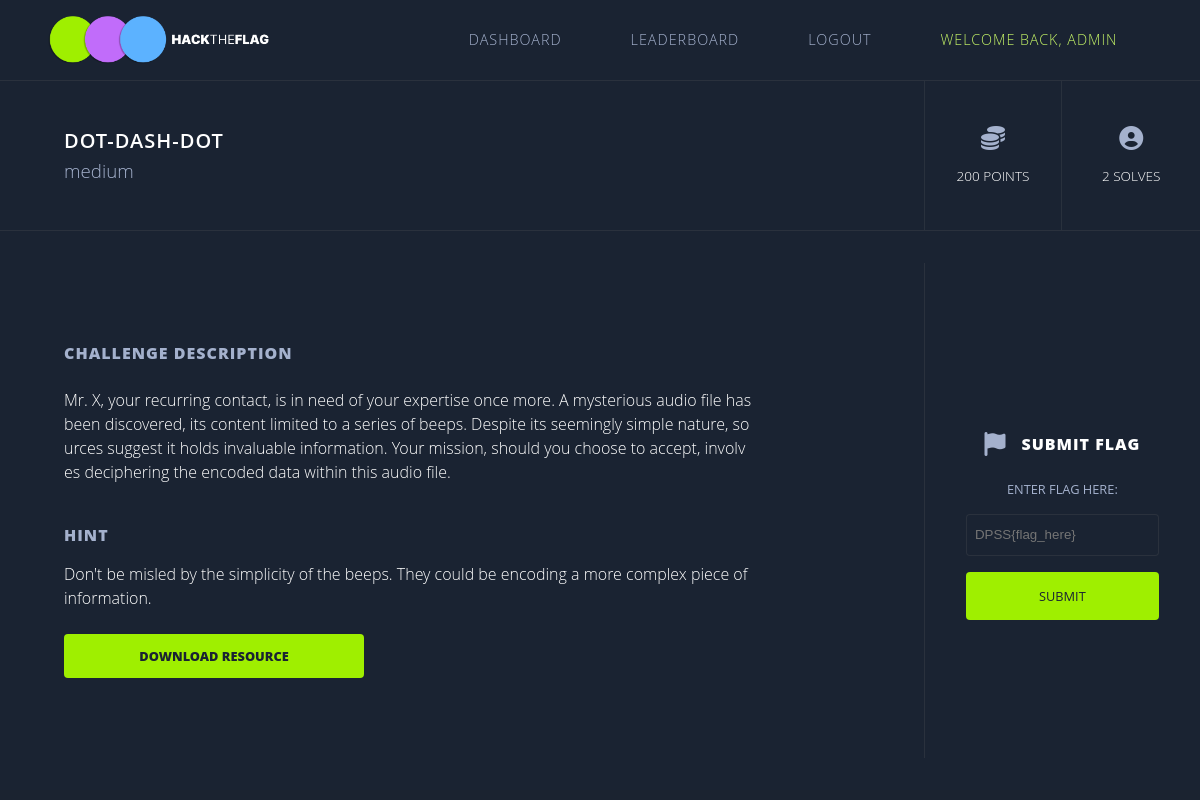
Screenshot of /morse/ (signed in) with the database file from the repository.
### accounts/models.py (models this page shows)
class Player(AbstractUser):
    first_name = models.CharField(max_length=30, blank=False)
    last_name = models.CharField(max_length=30, blank=False)
    username = models.CharField(_('username'), max_length=30, unique=True, null=True)
    email = models.CharField(_('email'), max_length=100, unique=True, null=True)
    score = models.IntegerField(default=0)
    USERNAME_FIELD = 'username'
    REQUIRED_FIELDS = ('first_name', 'last_name','email')
    objects = PlayerManager()
    def __str__(self):
        return self.username

### Main/models.py (models this page shows, shortened)
class Challenges(models.Model):
    title = models.CharField(max_length=255)
    category = models.CharField(max_length=255)
    difficulty = models.CharField(max_length=255)
    points = models.IntegerField()
    description = models.TextField(max_length=1000, default='')
    hint = models.CharField(max_length=255, default='')
    flag = models.CharField(max_length=255, default='DPSS{EMPTY}')
    link = models.CharField(max_length=255, default='dashboard')
    solve_status = models.BooleanField(default=False)
    players_solved = models.ManyToManyField(Player, blank=True, related_name='challenges_solved')

### Main/views.py (the view, shortened to what this page needs)
# urls.py: path('morse/', views.morse, name='morse'),
def morse(request):
    user = request.user
    if request.method == "GET":
        if not request.user.is_authenticated:
            return redirect('login')
        context = {"challenge": Challenges.objects.get(title="Dot-Dash-Dot")}
        return render(request, 'main/challenges/morse.html', context)
    elif request.method == "POST":
        data = request.body

### Main/templates/main/challenges/morse.html (shortened to what this page needs)
{% extends "main/layout_challenge.html" %}
{% load static %}
{% block download %}
<div class="container-download">
    <form>
      <a download href="{% static 'assets/secret.wav' %}">Download REsource</a>
    </form>
  </div>
{%endblock download %}

### Main/templates/main/layout_challenge.html (shortened to what this page needs)
{% load static %}
<!doctype html>
<html lang="en">
<head>
    <link rel="stylesheet" href="{% static 'scss/main.css' %}" />
</head>
<body class="challenge">
  <div class="challenge-nav nav">
    <img src="{% static 'img/logov.png' %}" />
    <ul>
        <li><a href="/dashboard">Dashboard</a></li>
        <li><a href="/leaderboard">Leaderboard</a></li>
        <li><a href="/logout">Logout</a></li>
        <li>Welcome back, {{user}}</li>
    </ul>
  </div>
  <div class="challenge__header">
    <div class="challenge__title-div">
      <h1>{{challenge.title}}</h1>
      <h3>{{challenge.difficulty}}</h3>
    </div>
    <div class="challenge__stats">
      <div class="challenge__stats-group">
        <i class="fa-solid fa-coins" style="color: #a4b1cd;"></i>
        <h2>{{challenge.points}} points</h2>
      </div>
      <div style="border-right: none" class="challenge__stats-group">
        <i class="fa-solid fa-circle-user" style="color: #a4b1cd;"></i>
        <h2>{{challenge.players_solved.all.count}} solves</h2>
      </div>
    </div>
  </div>
  <div class="challenge__content">
    <div class="challenge__title">
      <h1>Challenge Description</h1>
      <p>{{challenge.description|linebreaks}}</p>
      <h1 style="margin-top: 2rem; margin-bottom: 0;">Hint</h1>
      <p>{{challenge.hint|linebreaks}}</p>
      {% block download %}  {% endblock download %}
    </div>
    <div class="challenge__form">
      <div class="challenge__submit-title">
        <i class="fa-solid fa-flag" style="color: #a4b1cd;"></i>
        <h1>Submit Flag</h1>
      </div>
      <form id="key-form" class="challenge__flag">
          <label for="key">enter flag here:</label>
          <input type="text" name="key" id="key" placeholder="DPSS{flag_here}" />
          <button type="submit">subMit</button>
      </form>
    </div>
  </div>
</body>
</html>

### Main/static/scss/main.css (style rules this page uses)
body { background-color: #1b2330; }
.nav { display: flex; padding: 1rem 3rem; justify-content: space-between; position: sticky; top: 0; background-color: #1a2332; border-bottom: 1px solid rgba(106, 106, 106, 0.2); }
.nav * { background-color: #1a2332; }
.nav img { width: 20%; }
.nav ul { display: flex; width: 40%; justify-content: space-around; align-items: center; text-decoration: none; list-style: none; font-family: "Open Sans", sans-serif; }
.nav ul li { color: #c5f467; text-transform: uppercase; font-size: 0.9em; font-weight: 100; letter-spacing: 1px; }
.nav ul li a { color: #a4b1cd; text-decoration: none; }
.challenge-nav ul { width: 65%; }
.challenge * { background-color: #1a2332; }
.challenge__header { font-family: "Open Sans", sans-serif; height: 150px; width: 100%; display: flex; justify-content: space-between; align-items: center; padding-left: 4rem; border-bottom: 1px solid rgba(106, 106, 106, 0.2); }
.challenge__title-div { width: 100%; height: 100%; border-right: 1px solid rgba(106, 106, 106, 0.2); justify-content: center; display: flex; flex-direction: column; }
.challenge__title-div h1 { font-size: 20px; font-family: "Open Sans", sans-serif; color: #ffffff; text-transform: uppercase; font-weight: 600; letter-spacing: 1px; }
.challenge__title-div h3 { margin-top: 0.25rem; color: #a4b1cd; font-weight: 100; text-transform: lowercase; }
.challenge__stats { width: 32%; display: flex; height: 100%; }
.challenge__stats-group { width: 50%; border-right: 1px solid rgba(106, 106, 106, 0.2); display: flex; flex-direction: column; height: 100%; justify-content: center; align-items: center; }
.challenge__stats-group i { font-size: 24px; margin-bottom: 1rem; }
.challenge__stats-group h2 { font-family: "Open Sans", sans-serif; font-weight: 100; color: #ffffff; font-size: 0.85em; text-transform: uppercase; }
.challenge__content { font-family: "Open Sans", sans-serif; width: 100%; display: flex; justify-content: space-between; padding-left: 4rem; min-height: calc(100vh - 241px); padding-top: 2rem; padding-bottom: 2rem; }
.challenge__title { width: 100%; border-right: 1px solid rgba(106, 106, 106, 0.2); justify-content: center; display: flex; flex-direction: column; }
.challenge__title h1 { font-size: 16px; text-transform: uppercase; letter-spacing: 1px; font-weight: 900; color: #a4b1cd; margin-bottom: 0.5rem; }
.challenge__title p { padding-right: 20%; color: #ffffff; font-weight: 100; word-break: break-all; margin-top: 0.5rem; line-height: 24px; }
.challenge__title .container-download { height: 44px; width: 300px; font-family: "Open Sans", sans-serif; font-size: 0.8em; padding: 0 24px; text-transform: uppercase; border-radius: 4px; outline: none; transition: all ease-in-out 0.5s; background-color: #9fef00; margin-top: 1rem; }
.challenge__title .container-download * { background-color: #9fef00; transition: all ease-in-out 0.5s; }
.challenge__title .container-download form { height: 100%; display: flex; align-items: center; justify-content: center; }
.challenge__title .container-download form a { font-family: "Open Sans", sans-serif; color: #1a2332; text-decoration: none; font-weight: 800; }
.challenge__form { width: 32%; display: flex; flex-direction: column; align-items: center; justify-content: center; }
.challenge__submit-title { display: flex; width: 100%; justify-content: center; margin-top: 2rem; align-items: center; }
.challenge__submit-title i { font-size: 24px; }
.challenge__submit-title h1 { font-size: 16px; font-family: "Open Sans", sans-serif; font-weight: 800; text-transform: uppercase; letter-spacing: 1px; margin-left: 1rem; color: #ffffff; }
.challenge__flag { display: flex; width: 100%; flex-direction: column; margin-top: 1.5rem; align-items: center; justify-content: center; }
.challenge__flag label { color: #a4b1cd; text-transform: uppercase; font-size: 0.8em; }
.challenge__flag input { margin-top: 1rem; width: 70%; line-height: 40px; padding-left: 8px; outline: none; border: 1px solid rgba(106, 106, 106, 0.2); border-radius: 4px; color: #ffffff; }
.challenge__flag button { width: 70%; margin-top: 1rem; height: 48px; text-align: center; background-color: #9fef00; color: #1a2332; font-family: "Open Sans", sans-serif; font-weight: 400; border-radius: 4px; font-size: 0.8em; text-transform: uppercase; border: none; outline: none; transition: all ease-in-out 0.3s; }
* { margin: 0; padding: 0; box-sizing: border-box; }

### rows the page displays
Player: username "ADMIN"
Challenges: title "DOT-DASH-DOT", difficulty "medium", points "200", players_solved.all.count "2", description "Mr. X, your recurring contact, is in need of your expertise once more. A mysterious audio file has been discovered, its content limited to a series of beeps. Despite its seemingly simple nature, sources suggest it holds invaluable information. Your mission, should you choose to accept, involves deciphering the encoded data within this audio file.", hint "Don't be misled by the simplicity of the beeps. They could be encoding a more complex piece of information."
